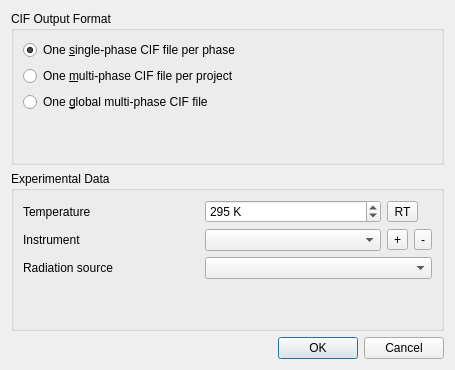
<?xml version="1.0" encoding="UTF-8"?>
<ui version="4.0">
 <class>CifExportDialog</class>
 <widget class="QDialog" name="CifExportDialog">
  <property name="geometry">
   <rect>
    <x>0</x>
    <y>0</y>
    <width>455</width>
    <height>370</height>
   </rect>
  </property>
  <property name="windowTitle">
   <string>CIF Export</string>
  </property>
  <layout class="QVBoxLayout" name="verticalLayout_2">
   <item>
    <widget class="QGroupBox" name="groupBox">
     <property name="title">
      <string>CIF Output Format</string>
     </property>
     <layout class="QVBoxLayout" name="verticalLayout">
      <item>
       <widget class="QRadioButton" name="radioButtonSingleFiles">
        <property name="toolTip">
         <string>&lt;html&gt;&lt;head/&gt;&lt;body&gt;&lt;p&gt;Generates one CIF file per phase.&lt;/p&gt;&lt;p&gt;File names will be generated automatically and shown in the refinement output console.&lt;/p&gt;&lt;/body&gt;&lt;/html&gt;</string>
        </property>
        <property name="text">
         <string>One &amp;single-phase CIF file per phase</string>
        </property>
        <property name="checked">
         <bool>true</bool>
        </property>
       </widget>
      </item>
      <item>
       <widget class="QRadioButton" name="radioButtonMergeProject">
        <property name="toolTip">
         <string>&lt;html&gt;&lt;head/&gt;&lt;body&gt;&lt;p&gt;Generates one CIF file per project.&lt;/p&gt;&lt;p&gt;The CIF files contain all phases of a project. File names will be determined automatically and shown in the refinement output console.&lt;/p&gt;&lt;/body&gt;&lt;/html&gt;</string>
        </property>
        <property name="text">
         <string>One &amp;multi-phase CIF file per project</string>
        </property>
       </widget>
      </item>
      <item>
       <widget class="QRadioButton" name="radioButtonMergeAll">
        <property name="toolTip">
         <string>&lt;html&gt;&lt;head/&gt;&lt;body&gt;&lt;p&gt;Generates one CIF file containing all phases of all selected projects.&lt;/p&gt;&lt;p&gt;The CIF file name must be specified.&lt;/p&gt;&lt;/body&gt;&lt;/html&gt;</string>
        </property>
        <property name="text">
         <string>One &amp;global multi-phase CIF file</string>
        </property>
       </widget>
      </item>
      <item>
       <spacer name="verticalSpacer">
        <property name="orientation">
         <enum>Qt::Vertical</enum>
        </property>
        <property name="sizeHint" stdset="0">
         <size>
          <width>20</width>
          <height>40</height>
         </size>
        </property>
       </spacer>
      </item>
     </layout>
    </widget>
   </item>
   <item>
    <widget class="QGroupBox" name="groupBox_2">
     <property name="title">
      <string>Experimental Data</string>
     </property>
     <layout class="QGridLayout" name="gridLayout">
      <item row="2" column="1">
       <widget class="QComboBox" name="comboBoxInstrument"/>
      </item>
      <item row="0" column="0">
       <widget class="QLabel" name="label">
        <property name="text">
         <string>Temperature</string>
        </property>
       </widget>
      </item>
      <item row="2" column="0">
       <widget class="QLabel" name="label_2">
        <property name="text">
         <string>Instrument</string>
        </property>
       </widget>
      </item>
      <item row="0" column="1">
       <widget class="QSpinBox" name="spinBoxTemperature">
        <property name="suffix">
         <string> K</string>
        </property>
        <property name="maximum">
         <number>3999</number>
        </property>
        <property name="value">
         <number>295</number>
        </property>
       </widget>
      </item>
      <item row="3" column="0">
       <widget class="QLabel" name="label_3">
        <property name="text">
         <string>Radiation source</string>
        </property>
       </widget>
      </item>
      <item row="2" column="2">
       <widget class="QToolButton" name="toolButton">
        <property name="toolTip">
         <string>&lt;html&gt;&lt;head/&gt;&lt;body&gt;&lt;p&gt;Add Instrument&lt;/p&gt;&lt;/body&gt;&lt;/html&gt;</string>
        </property>
        <property name="text">
         <string>+</string>
        </property>
       </widget>
      </item>
      <item row="2" column="3">
       <widget class="QToolButton" name="toolButton_2">
        <property name="toolTip">
         <string>&lt;html&gt;&lt;head/&gt;&lt;body&gt;&lt;p&gt;Remove current instrument&lt;/p&gt;&lt;/body&gt;&lt;/html&gt;</string>
        </property>
        <property name="text">
         <string>-</string>
        </property>
       </widget>
      </item>
      <item row="3" column="1" colspan="3">
       <widget class="QComboBox" name="comboBoxRadiationSource"/>
      </item>
      <item row="4" column="0" colspan="2">
       <spacer name="verticalSpacer_2">
        <property name="orientation">
         <enum>Qt::Vertical</enum>
        </property>
        <property name="sizeHint" stdset="0">
         <size>
          <width>20</width>
          <height>40</height>
         </size>
        </property>
       </spacer>
      </item>
      <item row="0" column="2" colspan="2">
       <widget class="QToolButton" name="toolButtonRoomTemp">
        <property name="toolTip">
         <string>&lt;html&gt;&lt;head/&gt;&lt;body&gt;&lt;p&gt;Room Temperature&lt;/p&gt;&lt;/body&gt;&lt;/html&gt;</string>
        </property>
        <property name="text">
         <string>RT</string>
        </property>
       </widget>
      </item>
     </layout>
    </widget>
   </item>
   <item>
    <widget class="QDialogButtonBox" name="buttonBox">
     <property name="orientation">
      <enum>Qt::Horizontal</enum>
     </property>
     <property name="standardButtons">
      <set>QDialogButtonBox::Cancel|QDialogButtonBox::Ok</set>
     </property>
    </widget>
   </item>
  </layout>
 </widget>
 <tabstops>
  <tabstop>radioButtonSingleFiles</tabstop>
  <tabstop>radioButtonMergeProject</tabstop>
  <tabstop>radioButtonMergeAll</tabstop>
  <tabstop>spinBoxTemperature</tabstop>
  <tabstop>toolButtonRoomTemp</tabstop>
  <tabstop>comboBoxInstrument</tabstop>
  <tabstop>toolButton</tabstop>
  <tabstop>toolButton_2</tabstop>
  <tabstop>comboBoxRadiationSource</tabstop>
 </tabstops>
 <resources/>
 <connections>
  <connection>
   <sender>buttonBox</sender>
   <signal>accepted()</signal>
   <receiver>CifExportDialog</receiver>
   <slot>accept()</slot>
   <hints>
    <hint type="sourcelabel">
     <x>257</x>
     <y>360</y>
    </hint>
    <hint type="destinationlabel">
     <x>157</x>
     <y>274</y>
    </hint>
   </hints>
  </connection>
  <connection>
   <sender>buttonBox</sender>
   <signal>rejected()</signal>
   <receiver>CifExportDialog</receiver>
   <slot>reject()</slot>
   <hints>
    <hint type="sourcelabel">
     <x>325</x>
     <y>360</y>
    </hint>
    <hint type="destinationlabel">
     <x>286</x>
     <y>274</y>
    </hint>
   </hints>
  </connection>
  <connection>
   <sender>toolButtonRoomTemp</sender>
   <signal>clicked()</signal>
   <receiver>CifExportDialog</receiver>
   <slot>resetTemperature()</slot>
   <hints>
    <hint type="sourcelabel">
     <x>393</x>
     <y>207</y>
    </hint>
    <hint type="destinationlabel">
     <x>449</x>
     <y>208</y>
    </hint>
   </hints>
  </connection>
  <connection>
   <sender>toolButton</sender>
   <signal>clicked()</signal>
   <receiver>CifExportDialog</receiver>
   <slot>addInstrument()</slot>
   <hints>
    <hint type="sourcelabel">
     <x>387</x>
     <y>238</y>
    </hint>
    <hint type="destinationlabel">
     <x>450</x>
     <y>243</y>
    </hint>
   </hints>
  </connection>
  <connection>
   <sender>toolButton_2</sender>
   <signal>clicked()</signal>
   <receiver>CifExportDialog</receiver>
   <slot>removeInstrument()</slot>
   <hints>
    <hint type="sourcelabel">
     <x>417</x>
     <y>237</y>
    </hint>
    <hint type="destinationlabel">
     <x>450</x>
     <y>279</y>
    </hint>
   </hints>
  </connection>
 </connections>
 <slots>
  <slot>resetTemperature()</slot>
  <slot>addInstrument()</slot>
  <slot>removeInstrument()</slot>
 </slots>
</ui>
